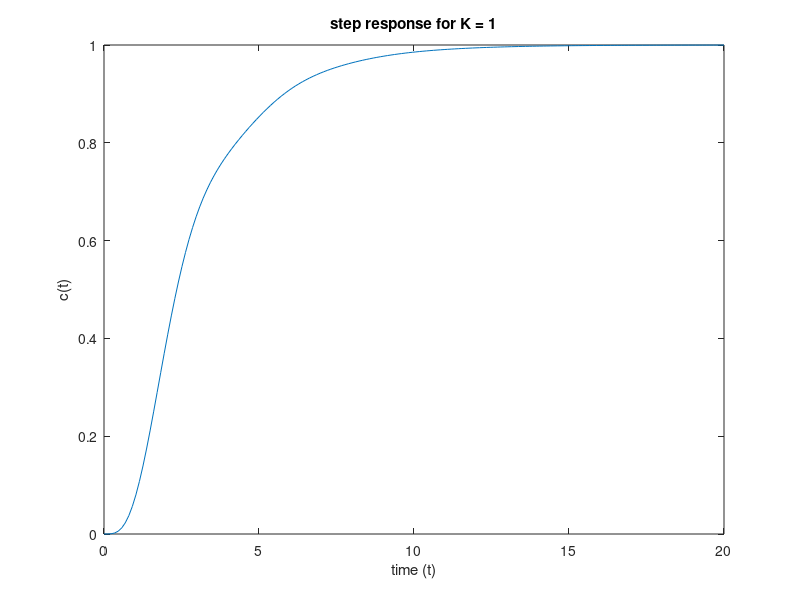

Write the MATLAB code that produced this figure. (Note: this script raises an error after producing the figure.)
K = 1;

% define total transfer function
G = tf((5*K), [1 5 11 15 (5*K)]);

% evaluate transfer function for unit step response
[Y, T] = step(G);
figure(1);
plot(T, Y);
xlabel("time (t)");
ylabel("c(t)");
title("step response for K = 1");

% get response characterisitcs
S_1 = stepinfo(G);

K = 2;

% define total transfer function
G = tf((5*K), [1 5 11 15 (5*K)]);

% evaluate transfer function for unit step response
[Y, T] = step(G);
figure(2);
plot(T, Y);
xlabel("time (t)");
ylabel("c(t)");
title("step response for K = 2");

% get response characterisitcs
S_2 = stepinfo(G);

K = 5;

% define total transfer function
G = tf((5*K), [1 5 11 15 (5*K)]);

% evaluate transfer function for unit step response
[Y, T] = step(G);
figure(3);
plot(T, Y);
xlabel("time (t)");
ylabel("c(t)");
title("step response for K = 5");

% get response characterisitcs
S_5 = stepinfo(G);